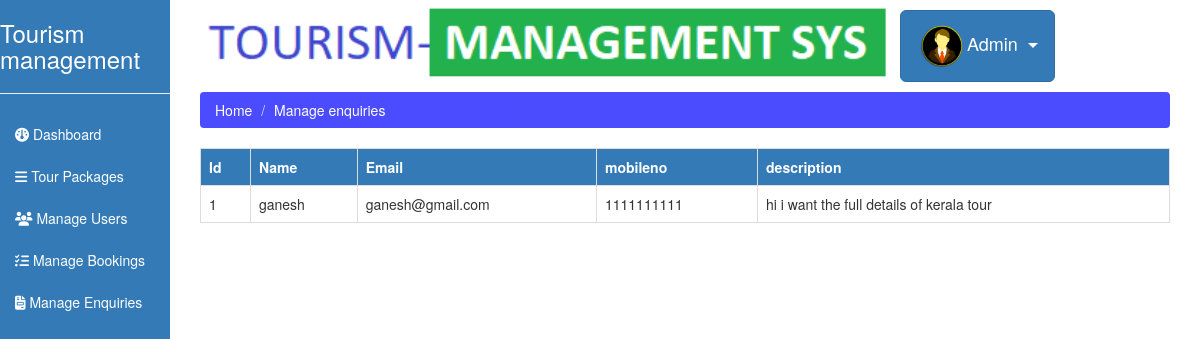
/manage_enquiries.php (signed in), run on the app's committed database.
### tables this page shows
CREATE TABLE `enquiry` (
  `id` int(11) NOT NULL,
  `name` varchar(30) DEFAULT NULL,
  `email` varchar(30) DEFAULT NULL,
  `mobileno` varchar(20) DEFAULT NULL,
  `description` varchar(100) DEFAULT NULL
);

### manage_enquiries.php (the view, shortened to what this page needs)
<!DOCTYPE html>
<html>
<head>
	<link rel="stylesheet" href="https://cdnjs.cloudflare.com/ajax/libs/font-awesome/6.2.1/css/all.min.css" />
	  <link rel="stylesheet" href="https://maxcdn.bootstrapcdn.com/bootstrap/3.4.1/css/bootstrap.min.css">
<body>
	<div class="container-fluid">
	 <div class="row">
	 	<div class="col-sm-2" style="margin-left:-15px;">
	  <ul class="nav nav-pills nav-stacked bg-primary" style="height:100vh">
	  	<li><h3 class="">Tourism management</h3></li>
	  	<hr>
	  	<li><a href="adminpanel.php"><i class="fa-solid fa-gauge"></i> Dashboard</a></li>
		<li><a href="tour_edit.php"><i class="fa-sharp fa-solid fa-bars"></i> Tour Packages</a></li>
		<li><a href="manage_users.php"><i class="fa-solid fa-users"></i> Manage Users</a></li>
		<li><a href="manage_bookings.php"><i class="fa-sharp fa-solid fa-list-check"></i> Manage Bookings</a></li>
		<li><a href="manage_enquiries.php"><i class="fa-sharp fa-solid fa-file-invoice"></i> Manage Enquiries</a></li>
	 </ul>
	</div>
	<div class="col-sm-10" style="height:100vh;">
			<table>
			<tr>
			<th>
			   <img src="images/logo.png" width="700px" alt="logo error" class="img-responsive">
			 </th>
			 <th>
				  <div class="dropdown">
				  <button class="btn btn-primary btn-lg bt dropdown-toggle" data-toggle="dropdown" style=""><img src="images/users.png" style="height:50px;width:50px;">Admin&nbsp;&nbsp;<span class="caret"></span></button>
		           </div>
		      </th>
		      </tr>
		</table>
		<ul class="breadcrumb funs" style="text-decoration:none;background-color:blue;opacity:0.7;color:white;">
			<li><a href="adminpanel.php">Home</a></li>
			<li><a href="">Manage enquiries</a></li>
		</ul>
		<table class="table table-responsive table-bordered">
					<tr class="bg-primary">
						<th>Id</th>
						<th>Name</th>
						<th>Email</th>
						<th>mobileno</th>
						<th>description</th>
					</tr>
		<?php
		include('dbconnection.php');
		$sql="select * from enquiry";
		$result=mysqli_query($con,$sql);
		if(mysqli_num_rows($result)>0)
		{
			while($row=mysqli_fetch_assoc($result))
			{
			?>
			<tr>
				<td><?php echo $row["id"];?></td>
				<td><?php echo $row["name"];?></td>
				<td><?php echo $row["email"];?></td>
				<td><?php echo $row["mobileno"];?></td>
				<td><?php echo $row["description"];?></td>
			</tr>
<?php
			}
		}
		?>
	</table>
      </div>
	</div>
   </div>
</body>
</html>

### manage_enquiries.php (style rules this page uses)
li a { color:white; }

### data on the page
enquiry: id "1", name "ganesh", email "ganesh@gmail.com", mobileno "1111111111", description "hi i want the full details of kerala tour"
